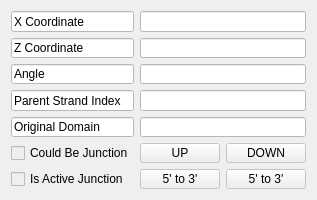
<?xml version="1.0" encoding="UTF-8"?>
<ui version="4.0">
 <class>Dialog</class>
 <widget class="QDialog" name="Dialog">
  <property name="geometry">
   <rect>
    <x>0</x>
    <y>0</y>
    <width>241</width>
    <height>200</height>
   </rect>
  </property>
  <property name="minimumSize">
   <size>
    <width>0</width>
    <height>200</height>
   </size>
  </property>
  <property name="maximumSize">
   <size>
    <width>241</width>
    <height>200</height>
   </size>
  </property>
  <property name="windowTitle">
   <string>NEMid Information</string>
  </property>
  <layout class="QGridLayout" name="gridLayout">
   <item row="3" column="2">
    <widget class="QLineEdit" name="parent_strand_index">
     <property name="enabled">
      <bool>false</bool>
     </property>
     <property name="styleSheet">
      <string notr="true">QLineEdit::disabled{
	color: rgb(0, 0, 0);
	background: rgb(255, 255, 255)
}</string>
     </property>
     <property name="readOnly">
      <bool>true</bool>
     </property>
    </widget>
   </item>
   <item row="6" column="0">
    <widget class="QCheckBox" name="junction">
     <property name="enabled">
      <bool>false</bool>
     </property>
     <property name="styleSheet">
      <string notr="true">QCheckBox::disabled{
	color: rgb(0, 0, 0)
}</string>
     </property>
     <property name="text">
      <string>Is Active Junction</string>
     </property>
     <property name="checkable">
      <bool>true</bool>
     </property>
    </widget>
   </item>
   <item row="5" column="0">
    <widget class="QCheckBox" name="junctable">
     <property name="enabled">
      <bool>false</bool>
     </property>
     <property name="styleSheet">
      <string notr="true">QCheckBox::disabled{
	color: rgb(0, 0, 0)
}</string>
     </property>
     <property name="text">
      <string>Could Be Junction</string>
     </property>
     <property name="checkable">
      <bool>true</bool>
     </property>
    </widget>
   </item>
   <item row="4" column="0">
    <widget class="QLineEdit" name="lineEdit_4">
     <property name="enabled">
      <bool>false</bool>
     </property>
     <property name="styleSheet">
      <string notr="true">QLineEdit::disabled{
	color: rgb(0, 0, 0);
	background: rgb(255, 255, 255)
}</string>
     </property>
     <property name="text">
      <string>Original Domain</string>
     </property>
     <property name="readOnly">
      <bool>true</bool>
     </property>
    </widget>
   </item>
   <item row="0" column="0">
    <widget class="QLineEdit" name="lineEdit_2">
     <property name="enabled">
      <bool>false</bool>
     </property>
     <property name="styleSheet">
      <string notr="true">QLineEdit::disabled{
	color: rgb(0, 0, 0);
	background: rgb(255, 255, 255)
}</string>
     </property>
     <property name="text">
      <string>X Coordinate</string>
     </property>
     <property name="readOnly">
      <bool>true</bool>
     </property>
    </widget>
   </item>
   <item row="4" column="2">
    <widget class="QLineEdit" name="original_domain">
     <property name="enabled">
      <bool>false</bool>
     </property>
     <property name="styleSheet">
      <string notr="true">QLineEdit::disabled{
	color: rgb(0, 0, 0);
	background: rgb(255, 255, 255)
}</string>
     </property>
     <property name="readOnly">
      <bool>true</bool>
     </property>
    </widget>
   </item>
   <item row="3" column="0">
    <widget class="QLineEdit" name="lineEdit_5">
     <property name="enabled">
      <bool>false</bool>
     </property>
     <property name="styleSheet">
      <string notr="true">QLineEdit::disabled{
	color: rgb(0, 0, 0);
	background: rgb(255, 255, 255)
}</string>
     </property>
     <property name="text">
      <string>Parent Strand Index</string>
     </property>
     <property name="readOnly">
      <bool>true</bool>
     </property>
    </widget>
   </item>
   <item row="2" column="0">
    <widget class="QLineEdit" name="lineEdit">
     <property name="enabled">
      <bool>false</bool>
     </property>
     <property name="styleSheet">
      <string notr="true">QLineEdit::disabled{
	color: rgb(0, 0, 0);
	background: rgb(255, 255, 255)
}</string>
     </property>
     <property name="text">
      <string>Angle</string>
     </property>
     <property name="readOnly">
      <bool>true</bool>
     </property>
    </widget>
   </item>
   <item row="1" column="0">
    <widget class="QLineEdit" name="lineEdit_3">
     <property name="enabled">
      <bool>false</bool>
     </property>
     <property name="styleSheet">
      <string notr="true">QLineEdit::disabled{
	color: rgb(0, 0, 0);
	background: rgb(255, 255, 255)
}</string>
     </property>
     <property name="text">
      <string>Z Coordinate</string>
     </property>
     <property name="readOnly">
      <bool>true</bool>
     </property>
    </widget>
   </item>
   <item row="2" column="2">
    <widget class="QLineEdit" name="angle">
     <property name="enabled">
      <bool>false</bool>
     </property>
     <property name="styleSheet">
      <string notr="true">QLineEdit::disabled{
	color: rgb(0, 0, 0);
	background: rgb(255, 255, 255)
}</string>
     </property>
     <property name="readOnly">
      <bool>true</bool>
     </property>
    </widget>
   </item>
   <item row="0" column="2">
    <widget class="QLineEdit" name="x_coordinate">
     <property name="enabled">
      <bool>false</bool>
     </property>
     <property name="styleSheet">
      <string notr="true">QLineEdit::disabled{
	color: rgb(0, 0, 0);
	background: rgb(255, 255, 255)
}</string>
     </property>
     <property name="readOnly">
      <bool>true</bool>
     </property>
    </widget>
   </item>
   <item row="1" column="2">
    <widget class="QLineEdit" name="z_coordinate">
     <property name="enabled">
      <bool>false</bool>
     </property>
     <property name="styleSheet">
      <string notr="true">QLineEdit::disabled{
	color: rgb(0, 0, 0);
	background: rgb(255, 255, 255)
}</string>
     </property>
     <property name="readOnly">
      <bool>true</bool>
     </property>
    </widget>
   </item>
   <item row="5" column="2">
    <layout class="QHBoxLayout" name="horizontalLayout">
     <item>
      <widget class="QPushButton" name="up">
       <property name="enabled">
        <bool>false</bool>
       </property>
       <property name="styleSheet">
        <string notr="true">QPushButton::disabled{
	color: rgb(0, 0, 0)
}</string>
       </property>
       <property name="text">
        <string>UP</string>
       </property>
       <property name="checkable">
        <bool>true</bool>
       </property>
      </widget>
     </item>
     <item>
      <widget class="QPushButton" name="down">
       <property name="enabled">
        <bool>false</bool>
       </property>
       <property name="styleSheet">
        <string notr="true">QPushButton::disabled{
	color: rgb(0, 0, 0)
}</string>
       </property>
       <property name="text">
        <string>DOWN</string>
       </property>
       <property name="checkable">
        <bool>true</bool>
       </property>
      </widget>
     </item>
    </layout>
   </item>
   <item row="6" column="2">
    <layout class="QHBoxLayout" name="horizontalLayout_2">
     <item>
      <widget class="QPushButton" name="towards_end">
       <property name="enabled">
        <bool>false</bool>
       </property>
       <property name="toolTip">
        <string>Towards End</string>
       </property>
       <property name="styleSheet">
        <string notr="true">QPushButton::disabled{
	color: rgb(0, 0, 0)
}
</string>
       </property>
       <property name="text">
        <string>5' to 3'</string>
       </property>
      </widget>
     </item>
     <item>
      <widget class="QPushButton" name="towards_start">
       <property name="enabled">
        <bool>false</bool>
       </property>
       <property name="toolTip">
        <string>Towards Start</string>
       </property>
       <property name="styleSheet">
        <string notr="true">QPushButton::disabled{
	color: rgb(0, 0, 0)
}
</string>
       </property>
       <property name="text">
        <string>5' to 3'</string>
       </property>
       <property name="checkable">
        <bool>true</bool>
       </property>
      </widget>
     </item>
    </layout>
   </item>
  </layout>
 </widget>
 <resources/>
 <connections/>
</ui>
